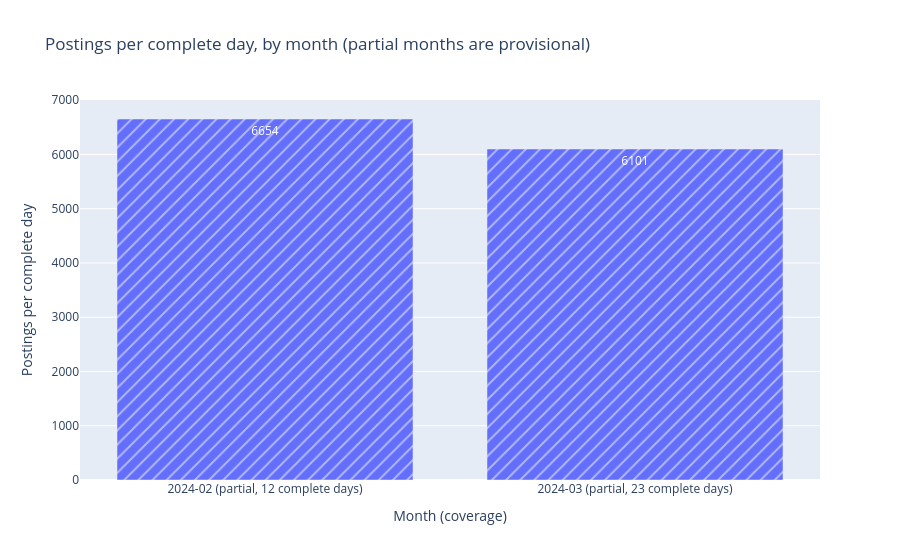
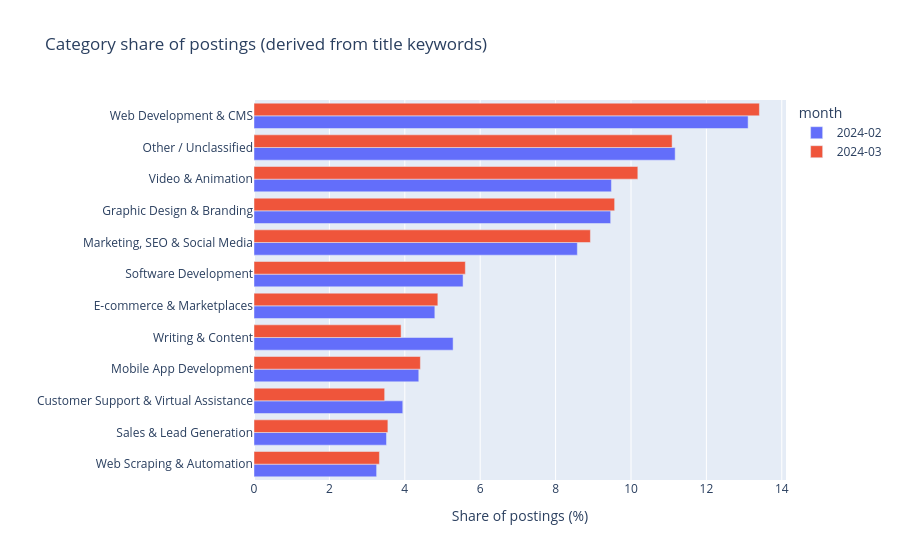
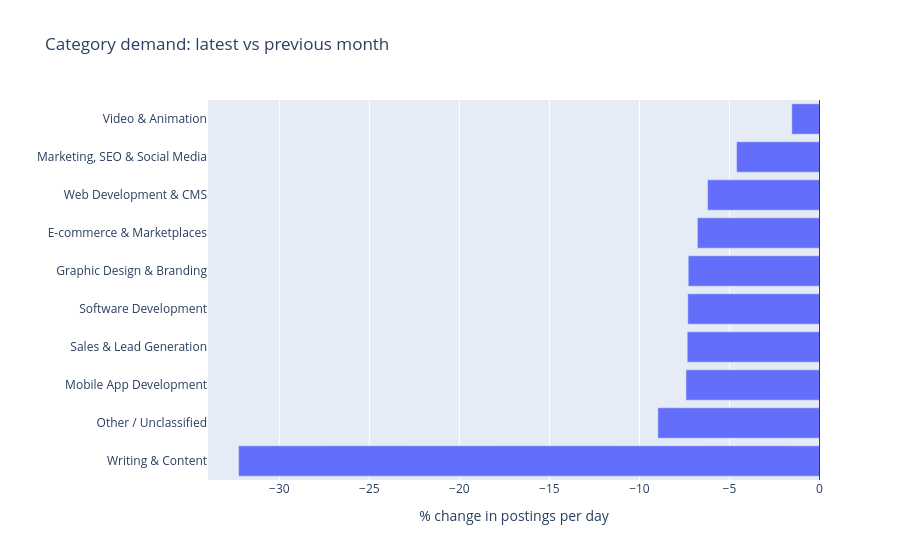
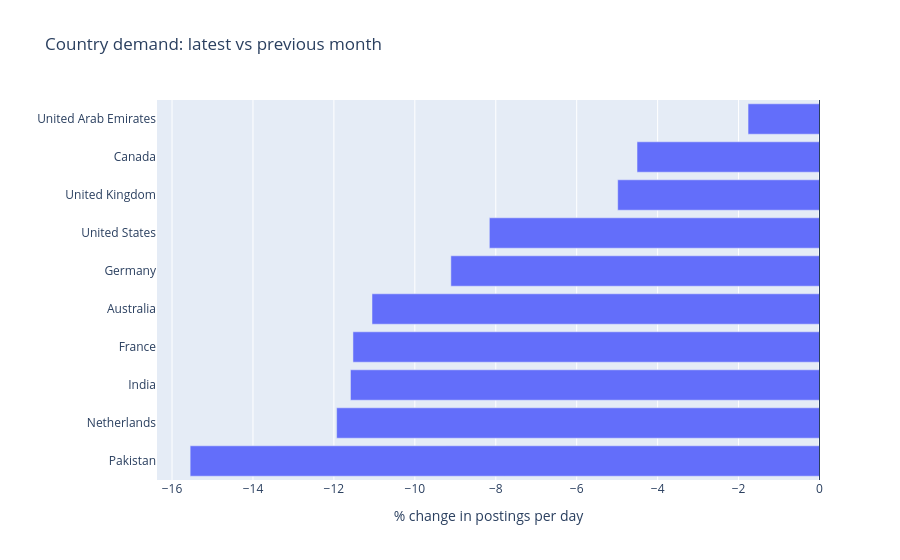

The cell these charts' notebook holds for them, in order:
### Code cell
try:
    import plotly.express as px
    import plotly.graph_objects as go
except ImportError as exc:
    raise ImportError("Plotly is required for the dashboard: pip install plotly") from exc
import dashboard as dash_mod

country_hourly = None
f = TABLE_DIR / "task4_hourly_rate_by_country.csv"
if f.exists():
    country_hourly = pd.read_csv(f)
else:
    print("(skipping hourly-rate map: run Notebook 1 to create", f.name, ")")
history = forecast = None
if (MODEL_DIR / "forecast_total_daily.csv").exists():
    forecast = pd.read_csv(MODEL_DIR / "forecast_total_daily.csv", index_col=0, parse_dates=True)
    daily = core.groupby("date").size()
    history = daily
else:
    print("(skipping forecast panel: run Notebook 2 to create forecast_total_daily.csv)")

figs = dash_mod.build_figures(report, country_hourly=country_hourly, history=history, forecast=forecast)
note = ("Prototype built from a static Feb–Mar 2024 snapshot. Months are PARTIAL, so comparisons are provisional. "
        "Categories are derived from title keywords. No live data feed.")
html_path = dash_mod.figures_to_html(figs, DASH_DIR / "dashboard_prototype.html", note=note)
print("Saved:", html_path.relative_to(ROOT), "| panels:", list(figs))
for name, fig in figs.items():
    fig.show()

### Figure 1 — Plotly figure (JSON) as saved in the notebook; plotly's stock layout.template omitted (floating-point values rounded to 4 significant figures)
{"data": [{"hovertemplate": "Month (coverage)=%{x}<br>Postings per complete day=%{y}<extra></extra>", "legendgroup": "", "marker": {"color": "#636efa", "pattern": {"shape": ["/", "/"]}}, "name": "", "orientation": "v", "showlegend": false, "textposition": "auto", "texttemplate": "%{y:.0f}", "type": "bar", "x": ["2024-02 (partial, 12 complete days)", "2024-03 (partial, 23 complete days)"], "xaxis": "x", "y": [6654.0, 6101.0], "yaxis": "y"}], "layout": {"barmode": "relative", "legend": {"tracegroupgap": 0}, "title": {"text": "Postings per complete day, by month (partial months are provisional)"}, "xaxis": {"anchor": "y", "domain": [0, 1], "title": {"text": "Month (coverage)"}}, "yaxis": {"anchor": "x", "domain": [0, 1], "title": {"text": "Postings per complete day"}}}}

### Figure 2 — Plotly figure (JSON) as saved in the notebook; plotly's stock layout.template omitted (floating-point values rounded to 4 significant figures)
{"data": [{"alignmentgroup": "True", "hovertemplate": "month=2024-02<br>Share of postings (%)=%{x}<br>=%{y}<extra></extra>", "legendgroup": "2024-02", "marker": {"color": "#636efa", "pattern": {"shape": ""}}, "name": "2024-02", "offsetgroup": "2024-02", "orientation": "h", "showlegend": true, "textposition": "auto", "type": "bar", "x": [3.946, 4.797, 9.461, 8.577, 4.371, 11.17, 3.514, 5.546, 9.481, 13.11, 3.253, 5.281], "xaxis": "x", "y": ["Customer Support & Virtual Assistance", "E-commerce & Marketplaces", "Graphic Design & Branding", "Marketing, SEO & Social Media", "Mobile App Development", "Other / Unclassified", "Sales & Lead Generation", "Software Development", "Video & Animation", "Web Development & CMS", "Web Scraping & Automation", "Writing & Content"], "yaxis": "y"}, {"alignmentgroup": "True", "hovertemplate": "month=2024-03<br>Share of postings (%)=%{x}<br>=%{y}<extra></extra>", "legendgroup": "2024-03", "marker": {"color": "#EF553B", "pattern": {"shape": ""}}, "name": "2024-03", "offsetgroup": "2024-03", "orientation": "h", "showlegend": true, "textposition": "auto", "type": "bar", "x": [3.466, 4.877, 9.566, 8.923, 4.414, 11.09, 3.551, 5.606, 10.18, 13.41, 3.327, 3.902], "xaxis": "x", "y": ["Customer Support & Virtual Assistance", "E-commerce & Marketplaces", "Graphic Design & Branding", "Marketing, SEO & Social Media", "Mobile App Development", "Other / Unclassified", "Sales & Lead Generation", "Software Development", "Video & Animation", "Web Development & CMS", "Web Scraping & Automation", "Writing & Content"], "yaxis": "y"}], "layout": {"barmode": "group", "legend": {"title": {"text": "month"}, "tracegroupgap": 0}, "title": {"text": "Category share of postings (derived from title keywords)"}, "xaxis": {"anchor": "y", "domain": [0, 1], "title": {"text": "Share of postings (%)"}}, "yaxis": {"anchor": "x", "categoryarray": ["Web Scraping & Automation", "Sales & Lead Generation", "Customer Support & Virtual Assistance", "Mobile App Development", "Writing & Content", "E-commerce & Marketplaces", "Software Development", "Marketing, SEO & Social Media", "Graphic Design & Branding", "Video & Animation", "Other / Unclassified", "Web Development & CMS"], "categoryorder": "array", "domain": [0, 1], "title": {"text": ""}}}}

### Figure 3 — Plotly figure (JSON) as saved in the notebook; plotly's stock layout.template omitted (floating-point values rounded to 4 significant figures)
{"data": [{"hovertemplate": "% change in postings per day=%{x}<br>=%{y}<extra></extra>", "legendgroup": "", "marker": {"color": "#636efa", "pattern": {"shape": ""}}, "name": "", "orientation": "h", "showlegend": false, "textposition": "auto", "type": "bar", "x": [-32.26, -8.976, -7.417, -7.348, -7.317, -7.29, -6.782, -6.217, -4.604, -1.538], "xaxis": "x", "y": ["Writing & Content", "Other / Unclassified", "Mobile App Development", "Sales & Lead Generation", "Software Development", "Graphic Design & Branding", "E-commerce & Marketplaces", "Web Development & CMS", "Marketing, SEO & Social Media", "Video & Animation"], "yaxis": "y"}], "layout": {"barmode": "relative", "legend": {"tracegroupgap": 0}, "shapes": [{"line": {"width": 1}, "type": "line", "x0": 0, "x1": 0, "xref": "x", "y0": 0, "y1": 1, "yref": "y domain"}], "title": {"text": "Category demand: latest vs previous month"}, "xaxis": {"anchor": "y", "domain": [0, 1], "title": {"text": "% change in postings per day"}}, "yaxis": {"anchor": "x", "domain": [0, 1], "title": {"text": ""}}}}

### Figure 4 — Plotly figure (JSON) as saved in the notebook; plotly's stock layout.template omitted (floating-point values rounded to 4 significant figures)
{"data": [{"hovertemplate": "% change in postings per day=%{x}<br>=%{y}<extra></extra>", "legendgroup": "", "marker": {"color": "#636efa", "pattern": {"shape": ""}}, "name": "", "orientation": "h", "showlegend": false, "textposition": "auto", "type": "bar", "x": [-15.55, -11.93, -11.59, -11.53, -11.06, -9.11, -8.159, -4.987, -4.51, -1.766], "xaxis": "x", "y": ["Pakistan", "Netherlands", "India", "France", "Australia", "Germany", "United States", "United Kingdom", "Canada", "United Arab Emirates"], "yaxis": "y"}], "layout": {"barmode": "relative", "legend": {"tracegroupgap": 0}, "shapes": [{"line": {"width": 1}, "type": "line", "x0": 0, "x1": 0, "xref": "x", "y0": 0, "y1": 1, "yref": "y domain"}], "title": {"text": "Country demand: latest vs previous month"}, "xaxis": {"anchor": "y", "domain": [0, 1], "title": {"text": "% change in postings per day"}}, "yaxis": {"anchor": "x", "domain": [0, 1], "title": {"text": ""}}}}
